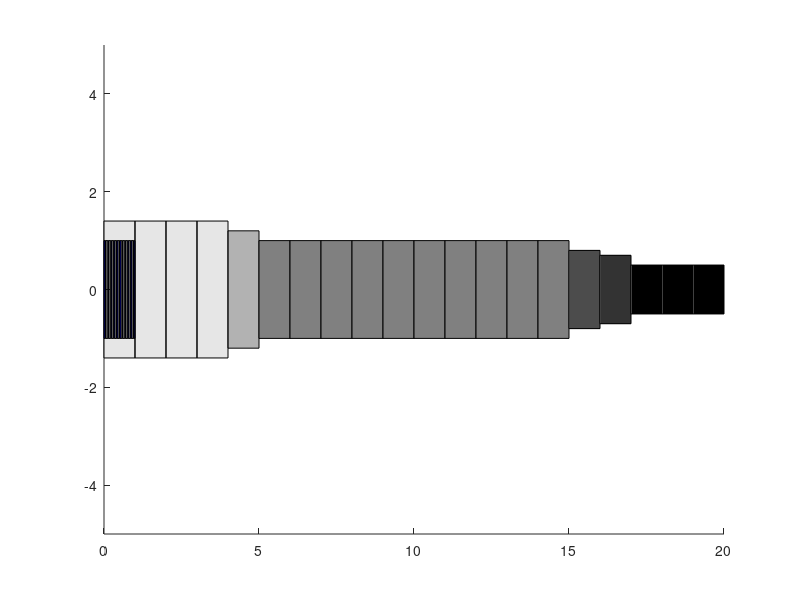
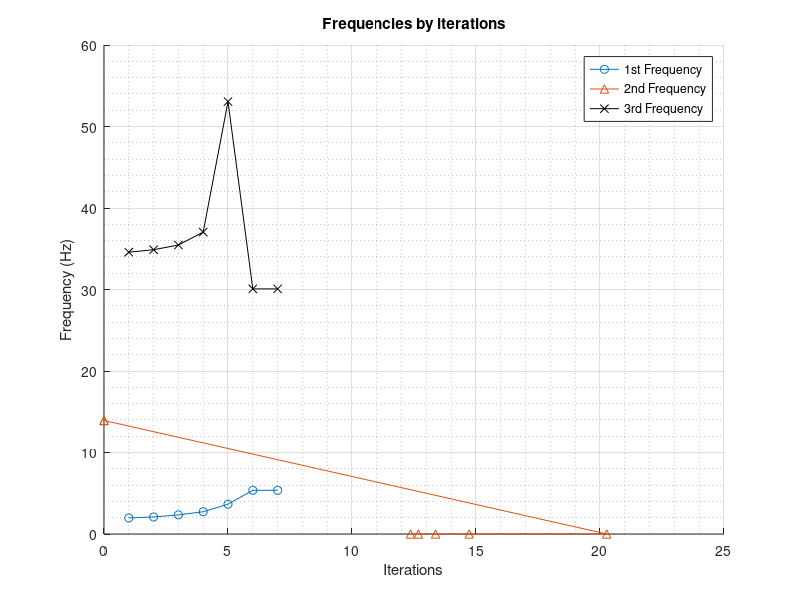

Here is the MATLAB script that generated these plots, in order:
%% cleaning

clc; clear; close all

%% coordinate matrix

nx = 21; % nodes number in x
Lx = 20; % length in x [m]
ex = nx - 1; % element number in x
L = Lx/ex; 

coordx = linspace(0,Lx,nx); % coordinate in x
num = 1:nx; % number of nodes
coord = [num(:),coordx(:)]; % coordinate matrix

%% code variables

m_disc = 1000;
I_disc = 1000;
node_disc = nx;

%% incidence matrix

inci = zeros(ex,4); % incidence matrix pre-location

for i = 1 : ex
    
    inci(i,:) = [i coord(i,1) coord(i+1,1) 6];
    
end

%% boundary conditions matrix

bc(1,:) = [ coord(1,1), 1, 0];
bc(2,:) = [ coord(1,1), 2, 0];

%% material matrix
            %E    rho  nu
material = [2e11 7800 0.3];  % [Pa] [kg/m3] []

%% geometry

area = linspace(0.5, 1.5, 11);

%% solver

nnodes = size(coord,1); % number of nodes
alldof = 1:nnodes*2; % degrees of freedom
nel = size(inci,1); % number of elements
kg = zeros(2*nnodes); % global stiffness matrix pre-location
mg = zeros(2*nnodes); % global mass matrix pre-location

figure('Name','Geometry','NumberTitle','off');
xlim([0 Lx])
ylim([-5 5])
hold on
d = area(inci(:,4));
step=0;
for i=1:nel
    rectangle('Position',[0+step -d(i) L/nel 2*d(i)],'FaceColor','b')
    step=step+L/nel;
end

for i = 1 : nel % global stiffness matrix 

    no1 = inci(i,2); % first node element 
    no2 = inci(i,3); % second node element

    E = material(1,1); % young's module
    
    rho = material(1,2); % density
    
    A = area(inci(i,4))*1;
    
    I = A/(4*pi);

    ke = E*I/(L^3)*[12 6*L -12 6*L;
                    6*L 4*L^2 -6*L 2*L^2;
                    -12 -6*L 12 -6*L;
                    6*L 2*L^2 -6*L 4*L^2];
                      
    me = rho*A*L/420*[156 22*L 54 -13*L;
                        22*L 4*L^2 13*L -3*L^2;
                        54 13*L 156 -22*L;
                        -13*L -3*L^2 -22*L 4*L^2];

    loc = [no1*2-1 no1*2 no2*2-1 no2*2]; % localization vector
    
    kg(loc,loc) = kg(loc,loc) + ke; % global stiffness matrix assemble
    
    mg(loc,loc) = mg(loc,loc) + me; % global stiffness matrix assemble
 
end

freedof = alldof;

for k = 1 : size(bc,1) % degrees of freedom
    freedof(2*bc(k,1)-(2-bc(k,2))) = 0;
end

%% Adding mass to the mass matrix

loc_node_disc = [2*node_disc-1 2*node_disc];

mg(loc_node_disc(1),loc_node_disc(1)) = mg(loc_node_disc(1),loc_node_disc(1)) + m_disc; % global stiffness matrix assemble
mg(loc_node_disc(2),loc_node_disc(2)) = mg(loc_node_disc(2),loc_node_disc(2)) + I_disc; % global stiffness matrix assemble

%% BESO parameters

tau = 0.1/100;
mode = 1; % mode 
iter = 0 ; % iteration counter
frequency = zeros(100,3);
conv = 0;

while conv == 0 
    
    iter = iter + 1;

    kg_aux = (kg(logical(freedof),logical(freedof))); % column & rows elimination
    mg_aux = (mg(logical(freedof),logical(freedof))); % column & rows elimination
    
    [eig_vector,eig_value] = eig(kg_aux,mg_aux); %eig_vector = vibration mode
    eig_value = sum(eig_value);
    eig_aux = [eig_value;eig_vector]';
    eig_aux = sortrows(eig_aux,1);
    remove = eig_aux(:,1) > 0;
    eig_aux = eig_aux(remove,:);
    omega = sqrt(eig_aux(1:3,1))/(2*pi);
    frequency(iter,:) = omega;
 
    eig_vector = eig_aux(mode,2:end)';
    eig_vector_aux = zeros(size(kg,1),1);   
    eig_vector_aux(logical(freedof),1) = eig_vector;
    
    alpha_elemental = zeros(nel,2); % sensivity number vector
    alpha_elemental(:,1) = 1:nel; 

    for i = 1 : nel
        
        no1 = inci(i,2); % first node element 
        no2 = inci(i,3); % second node element
        
        loc = [no1*2-1 no1*2 no2*2-1 no2*2]; % localization vector
        
        u_aux = eig_vector_aux(loc); 
        A = area(inci(i,4))*0.1;
        I = A/(4*pi);

        ke_i = E*I/(L^3)*[12 6*L -12 6*L;
                        6*L 4*L^2 -6*L 2*L^2;
                        -12 -6*L 12 -6*L;
                        6*L 2*L^2 -6*L 4*L^2];

        me_i = rho*A*L/420*[156 22*L 54 -13*L;
                            22*L 4*L^2 13*L -3*L^2;
                            54 13*L 156 -22*L;
                            -13*L -3*L^2 -22*L 4*L^2];
        
        alpha_elemental(i,2) = -u_aux'*(eig_value(mode)*me_i-ke_i)*u_aux;

    end
    
    alpha_aux = sortrows(alpha_elemental,-2);
    
    bigger = alpha_aux(1:4,:);
    
    for i = 1 : 4
        
        if inci(bigger(i,1),4) < 10
        
            inci(bigger(i,1),4) = inci(bigger(i,1),4) + 1;

            no1 = inci(bigger(i,1),2); % first node element 
            no2 = inci(bigger(i,1),3); % second node element

            loc = [no1*2-1 no1*2 no2*2-1 no2*2]; % localization vector

            A = area(inci(bigger(i,1),4))*1;

            I = A/(4*pi);

            ke_i = E*I/(L^3)*[12 6*L -12 6*L;
                            6*L 4*L^2 -6*L 2*L^2;
                            -12 -6*L 12 -6*L;
                            6*L 2*L^2 -6*L 4*L^2];

            me_i = rho*A*L/420*[156 22*L 54 -13*L;
                                22*L 4*L^2 13*L -3*L^2;
                                54 13*L 156 -22*L;
                                -13*L -3*L^2 -22*L 4*L^2];

            kg(loc,loc) = kg(loc,loc) - ke + ke_i; % global stiffness matrix assemble

            mg(loc,loc) = mg(loc,loc) - me + me_i; % global stiffness matrix assemble
            
        end
        
    end
    
    if sum(area(inci(:,4))) > 20
    
        lower = alpha_aux(nel-3:nel,:);

        for i = 1 : 4

            if inci(lower(i,1),4) > 1

                inci(lower(i,1),4) = inci(lower(i,1),4) - 1;

                no1 = inci(lower(i,1),2); % first node element 
                no2 = inci(lower(i,1),3); % second node element

                loc = [no1*2-1 no1*2 no2*2-1 no2*2]; % localization vector

                A = area(inci(lower(i,1),4))*1;

                I = A/(4*pi);

                ke_i = E*I/(L^3)*[12 6*L -12 6*L;
                                6*L 4*L^2 -6*L 2*L^2;
                                -12 -6*L 12 -6*L;
                                6*L 2*L^2 -6*L 4*L^2];

                me_i = rho*A*L/420*[156 22*L 54 -13*L;
                                    22*L 4*L^2 13*L -3*L^2;
                                    54 13*L 156 -22*L;
                                    -13*L -3*L^2 -22*L 4*L^2];

                kg(loc,loc) = kg(loc,loc) - ke + ke_i; % global stiffness matrix assemble

                mg(loc,loc) = mg(loc,loc) - me + me_i; % global stiffness matrix assemble

            end

        end
        
    end
    
    if iter > 1
        
        error = (frequency(iter, mode) - frequency(iter-1, mode))/frequency(iter, mode);
        
        if error < tau 
            
            conv = 1;
            
        end
        
    end
    
end

% figure('Name','Geometry','NumberTitle','off');
% xlim([0 Lx])
% ylim([-5 5])
% hold on
d = area(inci(:,4));
step=0;
color=gray(length(area));
for i=1:nel
    color1=color(inci(i,4),:);
    rectangle('Position',[0+step -d(i) Lx/nel 2*d(i)],'FaceColor',color1)
    step=step+Lx/nel;
end

hold off

iter = 1 : iter;
frequency = frequency(iter,:);

figure('Name','Frequencies','NumberTitle','off');
hold on
plot(frequency(:,1),'-o')
plot(frequency(:,2),'-^')
plot(frequency(:,3),'k-x')
xlabel('Iterations') 
ylabel('Frequency (Hz)')
legend({'1st Frequency','2nd Frequency','3rd Frequency'})
title('Frequencies by iterations')
grid on
grid minor
